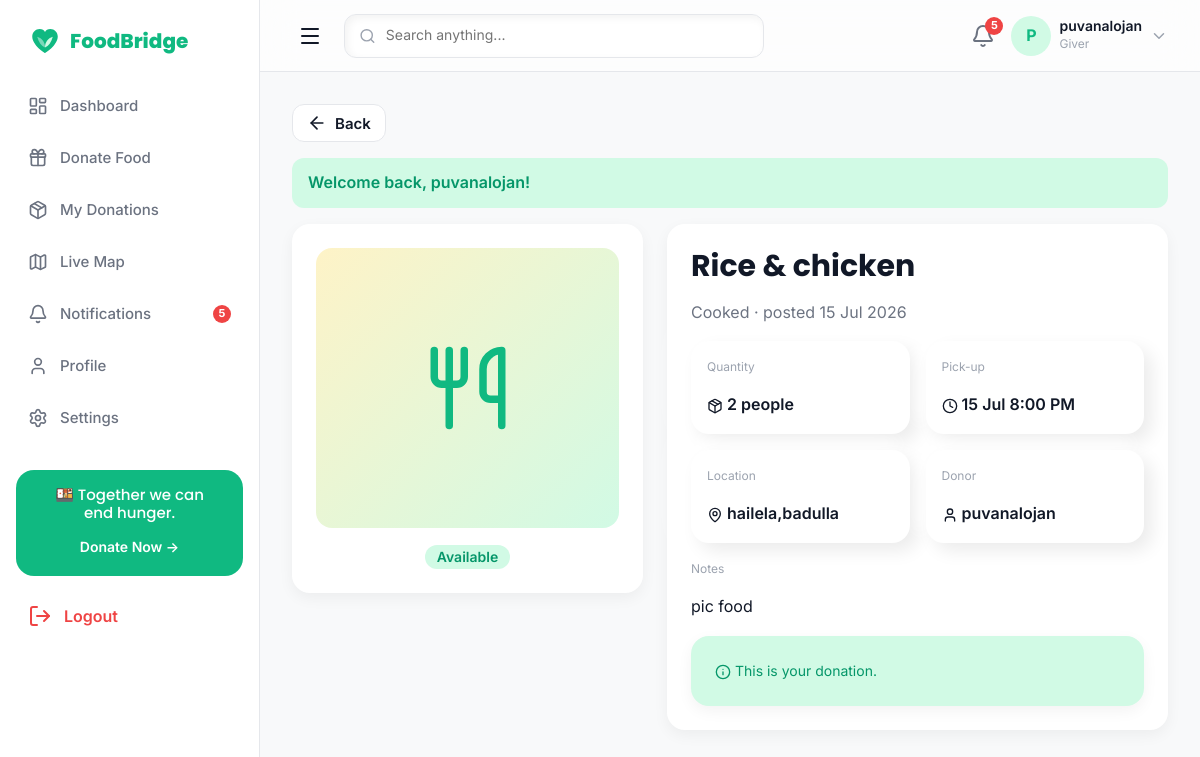
The app's page /food-details.php?id=24 (signed in) with its own data.
### tables this page shows
CREATE TABLE `users` (
  `id` int(11) NOT NULL,
  `name` varchar(120) NOT NULL,
  `email` varchar(160) NOT NULL,
  `phone` varchar(20) NOT NULL,
  `password_hash` varchar(255) NOT NULL,
  `role` enum('admin','giver','receiver','volunteer') NOT NULL DEFAULT 'giver',
  `location` varchar(180) DEFAULT NULL,
  `latitude` decimal(10,7) DEFAULT NULL,
  `longitude` decimal(10,7) DEFAULT NULL,
  `avatar` varchar(255) DEFAULT NULL,
  `language` enum('en','ta','si') NOT NULL DEFAULT 'en',
  `status` enum('active','blocked','pending') NOT NULL DEFAULT 'active',
  `created_at` timestamp NOT NULL DEFAULT current_timestamp()
);

CREATE TABLE `food_posts` (
  `id` int(11) NOT NULL,
  `user_id` int(11) NOT NULL,
  `food_type` enum('cooked','groceries','vegetables','fruits','other') NOT NULL DEFAULT 'other',
  `food_name` varchar(160) NOT NULL,
  `quantity` varchar(60) NOT NULL,
  `unit` varchar(40) DEFAULT NULL,
  `photo` varchar(255) DEFAULT NULL,
  `location` varchar(180) DEFAULT NULL,
  `latitude` decimal(10,7) DEFAULT NULL,
  `longitude` decimal(10,7) DEFAULT NULL,
  `pickup_date` date DEFAULT NULL,
  `pickup_time` time DEFAULT NULL,
  `notes` text DEFAULT NULL,
  `status` enum('available','claimed','completed','expired') NOT NULL DEFAULT 'available',
  `created_at` timestamp NOT NULL DEFAULT current_timestamp()
);

### includes/queries.php (called while the page is built, shortened)
<?php
function unread_notifications(int $userId): int
{
    global $conn;
    $stmt = $conn->prepare('SELECT COUNT(*) c FROM notifications WHERE user_id = ? AND is_read = 0');
    $stmt->bind_param('i', $userId);
    $stmt->execute();
    return (int) $stmt->get_result()->fetch_assoc()['c'];
}
function food_type_icon(string $type): string
{
    return [
        'cooked'     => 'utensils',
        'groceries'  => 'shopping-basket',
        'vegetables' => 'carrot',
        'fruits'     => 'apple',
        'other'      => 'package',
    ][$type] ?? 'package';
}
function status_badge_class(string $status): string
{
    return [
        'available' => 'fb-badge-success',
        'completed' => 'fb-badge-success',
        'delivered' => 'fb-badge-success',
        'pending'   => 'fb-badge-pending',
        'approved'  => 'fb-badge-approved',
        'assigned'  => 'fb-badge-approved',
        'claimed'   => 'fb-badge-approved',
        'expired'   => 'fb-badge-danger',
        'rejected'  => 'fb-badge-danger',
    ][$status] ?? 'fb-badge-pending';
}

### includes/auth.php (called while the page is built, shortened)
<?php
function is_logged_in(): bool
{
    return !empty($_SESSION['user_id']);
}
function current_user(): ?array
{
    static $cached = null;
    if ($cached !== null) {
        return $cached ?: null;
    }
    global $conn;
    $stmt = $conn->prepare('SELECT * FROM users WHERE id = ? LIMIT 1');
    $stmt->bind_param('i', $_SESSION['user_id']);
    $stmt->execute();
    $user = $stmt->get_result()->fetch_assoc();
    $cached = $user ?: false;
    return $user ?: null;
}

### food-details.php (the view, shortened to what this page needs)
<?php
require_once __DIR__ . '/includes/config.php';
require_once __DIR__ . '/includes/queries.php';
$u    = current_user();
$uid  = (int) $u['id'];
$role = $u['role'];
$id = (int) ($_GET['id'] ?? 0);
$stmt = $conn->prepare(
    'SELECT fp.*, u.name AS donor, u.phone AS donor_phone
     FROM food_posts fp JOIN users u ON u.id = fp.user_id
     WHERE fp.id = ? LIMIT 1'
);
$stmt->bind_param('i', $id);
$stmt->execute();
$food = $stmt->get_result()->fetch_assoc();
$isOwner    = ((int) $food['user_id'] === $uid);
$canClaim   = ($role === 'receiver' && $food['status'] === 'available' && !$isOwner);
require __DIR__ . '/includes/head.php';
?>
<body>
<div class="fb-layout">
  <?php require __DIR__ . '/includes/sidebar.php'; ?>
  <div class="fb-main">
    <?php require __DIR__ . '/includes/topbar.php'; ?>
    <main class="fb-content fb-anim-fade">
      <button onclick="history.back()" class="fb-btn fb-btn-secondary fb-mb-4" style="padding:8px 14px;">
        <i data-lucide="arrow-left"></i> Back
      </button>
      <?= render_flash() ?>
      <div class="row g-4">
        <div class="col-lg-5">
          <div class="fb-panel fb-text-center">
            <?php if (!empty($food['photo'])): ?>
              <img src="<?= url('assets/uploads/' . $food['photo']) ?>" alt="Food"
                   style="width:100%;border-radius:16px;object-fit:cover;max-height:320px;">
            <?php else: ?>
              <div style="background:linear-gradient(135deg,#FEF3C7,#D1FAE5);border-radius:16px;height:280px;
                          display:flex;align-items:center;justify-content:center;">
                <i data-lucide="<?= food_type_icon($food['food_type']) ?>" style="width:90px;height:90px;color:var(--fb-primary);"></i>
              </div>
            <?php endif; ?>
            <div class="fb-mt-4">
              <span class="fb-badge <?= status_badge_class($food['status']) ?>" style="font-size:14px;">
                <?= ucfirst($food['status']) ?>
              </span>
            </div>
          </div>
        </div>
        <div class="col-lg-7">
          <div class="fb-panel">
            <h3 class="fb-mb-1"><?= e($food['food_name']) ?></h3>
            <p class="fb-text-secondary fb-mb-4"><?= ucfirst($food['food_type']) ?> · posted <?= time_ago($food['created_at']) ?></p>
            <div class="fb-grid fb-grid-2 fb-mb-4" style="gap:16px;">
              <div class="fb-neu-card" style="padding:16px;">
                <p class="fb-caption fb-text-muted fb-mb-1">Quantity</p>
                <p class="fb-fw-600 fb-mb-0"><i data-lucide="package" style="width:16px;height:16px;"></i> <?= e($food['quantity']) ?> <?= e($food['unit']) ?></p>
              </div>
              <div class="fb-neu-card" style="padding:16px;">
                <p class="fb-caption fb-text-muted fb-mb-1">Pick-up</p>
                <p class="fb-fw-600 fb-mb-0">
                  <i data-lucide="clock" style="width:16px;height:16px;"></i>
                  <?= $food['pickup_date'] ? e(date('d M', strtotime($food['pickup_date']))) : 'Anytime' ?>
                  <?= $food['pickup_time'] ? e(date('g:i A', strtotime($food['pickup_time']))) : '' ?>
                </p>
              </div>
              <div class="fb-neu-card" style="padding:16px;">
                <p class="fb-caption fb-text-muted fb-mb-1">Location</p>
                <p class="fb-fw-600 fb-mb-0"><i data-lucide="map-pin" style="width:16px;height:16px;"></i> <?= e($food['location'] ?: 'Not given') ?></p>
              </div>
              <div class="fb-neu-card" style="padding:16px;">
                <p class="fb-caption fb-text-muted fb-mb-1">Donor</p>
                <p class="fb-fw-600 fb-mb-0"><i data-lucide="user" style="width:16px;height:16px;"></i> <?= e($food['donor']) ?></p>
              </div>
            </div>
            <?php if (!empty($food['notes'])): ?>
              <div class="fb-mb-4">
                <p class="fb-caption fb-text-muted fb-mb-1">Notes</p>
                <p class="fb-mb-0"><?= e($food['notes']) ?></p>
              </div>
            <?php endif; ?>
            <?php if ($canClaim): ?>
              <p class="fb-fw-600 fb-mb-1">Claim this food 🍱</p>
              <p class="fb-small fb-text-secondary fb-mb-3">How will you get it?</p>
              <form method="post">
                <input type="hidden" name="post_id" value="<?= (int) $food['id'] ?>">
                <div class="fb-grid fb-grid-2" style="gap:12px;">
                  <button type="submit" name="claim_food" value="self" class="fb-btn fb-btn-primary fb-btn-lg"
                          onclick="return confirm('Claim and collect it yourself? No volunteer will be requested.');">
                    <i data-lucide="hand-helping"></i> I'll Collect Myself
                  </button>
                  <button type="submit" name="claim_food" value="delivery" class="fb-btn fb-btn-secondary fb-btn-lg"
                          onclick="return confirm('Claim and request a volunteer to deliver it?');">
                    <i data-lucide="bike"></i> I Need Delivery
                  </button>
                </div>
              </form>
            <?php elseif ($isOwner): ?>
              <div class="fb-panel" style="background:var(--fb-primary-light);border:none;">
                <p class="fb-mb-0 fb-small" style="color:var(--fb-primary-hover);">
                  <i data-lucide="info" style="width:16px;height:16px;"></i> This is your donation.
                </p>
              </div>
            <?php else: ?>
              <p class="fb-text-muted fb-small fb-mb-0">Only receivers can claim food items.</p>
            <?php endif; ?>
          </div>
        </div>
      </div>
    </main>
  </div>
</div>
</body>
</html>

### includes/topbar.php
<?php
$u = current_user();
$unread = function_exists('unread_notifications') ? unread_notifications((int) $_SESSION['user_id']) : 0;
$roleLabel = ucfirst($u['role'] ?? 'User');
?>
<header class="fb-topbar">
  <button class="fb-nav-toggle" id="fbSidebarToggle" aria-label="Open menu" style="display:inline-flex;">
    <i data-lucide="menu"></i>
  </button>
  <div class="fb-search fb-neu-search fb-flex fb-items-center fb-gap-2" style="padding:0 14px;height:44px;">
    <i data-lucide="search" style="width:18px;height:18px;color:var(--fb-text-muted);"></i>
    <input type="text" placeholder="Search anything..."
           style="border:none;background:transparent;outline:none;width:100%;font-size:14px;color:var(--fb-text);">
  </div>
  <div class="fb-flex fb-items-center fb-gap-4" style="margin-left:auto;">
    <a href="<?= url('notifications.php') ?>" class="fb-relative" aria-label="Notifications">
      <i data-lucide="bell" style="width:24px;height:24px;color:var(--fb-text-secondary);"></i>
      <?php if ($unread > 0): ?>
        <span class="fb-dot" style="position:absolute;top:-6px;right:-8px;"><?= $unread ?></span>
      <?php endif; ?>
    </a>
    <div class="fb-user-chip">
      <div class="fb-avatar fb-flex fb-items-center fb-justify-center" style="color:var(--fb-primary);font-weight:700;">
        <?= e(strtoupper(substr($u['name'] ?? 'U', 0, 1))) ?>
      </div>
      <div class="d-none d-sm-block">
        <div class="fb-fw-600" style="font-size:14px;line-height:1.1;"><?= e($u['name'] ?? 'User') ?></div>
        <div class="fb-caption"><?= e($roleLabel) ?></div>
      </div>
      <i data-lucide="chevron-down" style="width:18px;height:18px;color:var(--fb-text-muted);"></i>
    </div>
  </div>
</header>

### assets/css/theme.css (style rules this page uses)
:root { --fb-primary: #10B981; --fb-primary-hover: #059669; --fb-primary-light: #D1FAE5; --fb-bg: #F8F9FA; --fb-surface: #FFFFFF; --fb-text: #111827; --fb-text-secondary: #6B7280; --fb-text-muted: #9CA3AF; --fb-border: #E5E7EB; --fb-success: #22C55E; --fb-warning: #F59E0B; --fb-danger: #EF4444; --fb-info: #3B82F6; --fb-green-soft: #D1FAE5; --fb-orange-soft: #FEF3C7; --fb-blue-soft: #DBEAFE; --fb-purple-soft: #EDE9FE; --fb-purple: #8B5CF6; --fb-space-1: 4px; --fb-space-2: 8px; --fb-space-3: 12px; --fb-space-4: 16px; --fb-space-6: 24px; --fb-space-8: 32px; --fb-space-12: 48px; --fb-space-16: 64px; --fb-radius-sm: 8px; --fb-radius-md: 12px; --fb-radius-lg: 18px; --fb-radius-xl: 24px; --fb-radius-pill: 999px; --fb-shadow-sm: 0 5px 15px rgba(0,0,0,.05); --fb-shadow-md: 0 10px 30px rgba(0,0,0,.08); --fb-shadow-lg: 0 20px 45px rgba(0,0,0,.12); --fb-glass-bg: rgba(255,255,255,.65); --fb-glass-border: rgba(255,255,255,.35); --fb-glass-blur: 18px; --fb-neu-dark: 8px 8px 18px rgba(0,0,0,.08); --fb-neu-light: -8px -8px 18px rgba(255,255,255,.95); --fb-font-heading: 'Poppins', system-ui, -apple-system, sans-serif; --fb-font-body: 'Inter', system-ui, -apple-system, sans-serif; --fb-transition: 0.3s ease; }
* { box-sizing: border-box; }
html, body { margin: 0; padding: 0; }
body { font-family: var(--fb-font-body); font-size: 16px; font-weight: 400; color: var(--fb-text); background-color: var(--fb-bg); line-height: 1.6; -webkit-font-smoothing: antialiased; }
h1, h2, h3, h4, h5, h6 { font-family: var(--fb-font-heading); color: var(--fb-text); margin: 0 0 var(--fb-space-4); line-height: 1.2; }
h3 { font-size: 30px; font-weight: 700; }
p { margin: 0 0 var(--fb-space-4); }
a { color: var(--fb-primary); text-decoration: none; transition: color var(--fb-transition); }
small, .fb-small { font-size: 14px; }
.fb-caption { font-size: 12px; color: var(--fb-text-muted); }
.fb-text-secondary { color: var(--fb-text-secondary); }
.fb-text-muted { color: var(--fb-text-muted); }

### assets/css/neumorphism.css (style rules this page uses)
.fb-neu-card { background: var(--fb-surface); border-radius: var(--fb-radius-lg); padding: var(--fb-space-6); box-shadow: var(--fb-neu-dark), var(--fb-neu-light); transition: transform var(--fb-transition), box-shadow var(--fb-transition); }
.fb-neu-search { background: var(--fb-surface); border-radius: var(--fb-radius-md); box-shadow: inset 3px 3px 8px rgba(0,0,0,.05), inset -3px -3px 8px rgba(255,255,255,.9); border: 1px solid var(--fb-border); }

### assets/css/components.css (style rules this page uses)
.fb-btn { display: inline-flex; align-items: center; justify-content: center; gap: var(--fb-space-2); font-family: var(--fb-font-body); font-weight: 600; font-size: 15px; line-height: 1; padding: 14px 22px; border-radius: var(--fb-radius-md); border: 1px solid transparent; cursor: pointer; transition: transform var(--fb-transition), box-shadow var(--fb-transition), background var(--fb-transition); text-decoration: none; }
.fb-btn i, .fb-btn svg { width: 20px; height: 20px; }
.fb-btn-secondary { background: var(--fb-surface); color: var(--fb-text); border: 1px solid var(--fb-border); }
.fb-badge { display: inline-flex; align-items: center; font-size: 12px; font-weight: 600; padding: 5px 12px; border-radius: var(--fb-radius-pill); line-height: 1; }
.fb-badge-success { background: var(--fb-primary-light); color: var(--fb-primary-hover); }
.fb-dot { display: inline-flex; align-items: center; justify-content: center; min-width: 18px; height: 18px; padding: 0 5px; font-size: 11px; font-weight: 700; color: #fff; background: var(--fb-danger); border-radius: var(--fb-radius-pill); }

### assets/css/dashboard.css (style rules this page uses)
.fb-panel { background: var(--fb-surface); border-radius: var(--fb-radius-lg); box-shadow: var(--fb-shadow-sm); padding: var(--fb-space-6); }

### assets/css/animations.css (style rules this page uses)
.fb-anim-fade { animation: fbFadeIn .3s ease both; }

### assets/css/utilities.css (style rules this page uses)
.fb-flex { display: flex; }
.fb-items-center { align-items: center; }
.fb-justify-center { justify-content: center; }
.fb-gap-2 { gap: var(--fb-space-2); }
.fb-gap-4 { gap: var(--fb-space-4); }
.fb-text-center { text-align: center; }
.fb-fw-600 { font-weight: 600; }
.fb-mt-4 { margin-top: var(--fb-space-4); }
.fb-mb-4 { margin-bottom: var(--fb-space-4); }
.fb-mb-0 { margin-bottom: 0; }
.fb-relative { position: relative; }

### records on screen
users: name "P", name "puvanalojan", role "Giver"
food_posts: status "Available", food_name "Rice & chicken", food_type "Cooked", created_at "15 Jul 2026", quantity "2", unit "people", pickup_date "15 Jul", pickup_time "8:00 PM", location "hailela,badulla", user.name "puvanalojan", notes "pic food"

### other values on screen
$label "Dashboard"
$label "Donate Food"
$label "My Donations"
$label "Live Map"
$label "Notifications"
$unread "5"
$label "Profile"
$label "Settings"
$flash['message'] "Welcome back, puvanalojan!"
